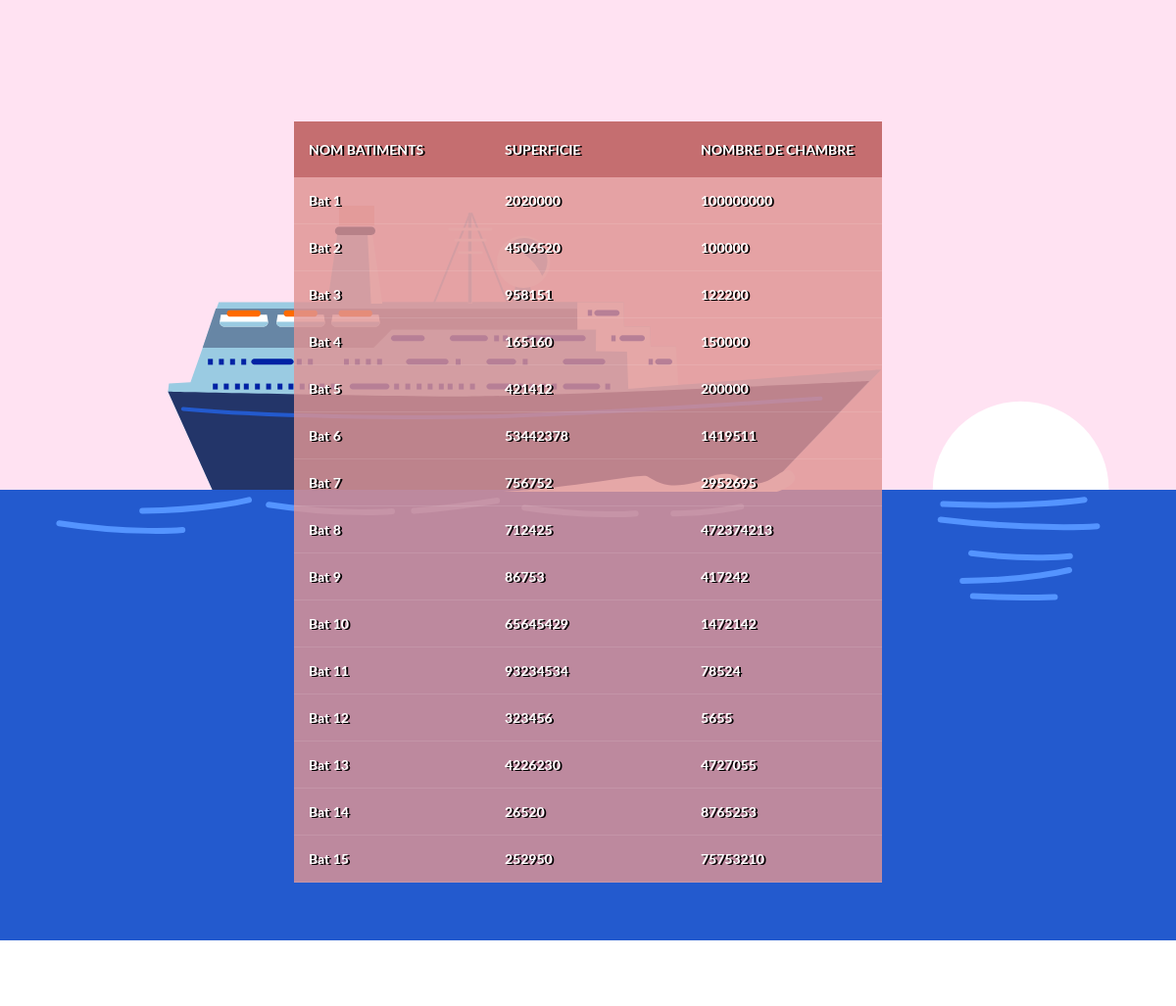
Page /PHP/html/batiments.php on the committed database.
### tables this page shows
CREATE TABLE Batiments(
	id_batiment INTEGER not null,
	nom_batiment VARCHAR(30) not null,
	superficie INT not null,
	nb_chambre INT not null,
		
	id_compagnie INTEGER,
	id_chambre INTEGER,

	CONSTRAINT pk_batiment primary key (id_batiment, id_compagnie, id_chambre)


	CONSTRAINT fk_batiment
	FOREIGN KEY (id_chambre) REFERENCES Chambres(id_chambre)
	FOREIGN KEY (id_compagnie) REFERENCES Compagnies(id_compagnie) 
	
);

### PHP/html/batiments.php (the view, shortened to what this page needs)
<?php
    $pdo = new PDO('sqlite:Projet_Croisiere.db');
    $statement = $pdo->query("SELECT * FROM Batiments");
?>
<!DOCTYPE html>
<html>
<head>
    <link rel="stylesheet" href="../css/tables.css">
</head>
<body>
<div style="width:device-width; margin-top: -20%;">
</div>
<div  id="tables" >
        <h1>Batiments</h1>
        <table cellpadding="0" cellspacing="0" border="0">
            <thead>
                <th>Nom Batiments</th>
                <th>Superficie</th>
                <th>Nombre de chambre</th>
            <?php
                while($rows = $statement->fetch(PDO::FETCH_ASSOC)){
            ?>
                    <tr>
                        <td><?php echo $rows['nom_batiment'] ?></td>
                        <td><?php echo $rows['superficie'] ?></td>
                        <td><?php echo $rows['nb_chambre'] ?></td>
                    </tr>
            <?php
                }
            ?>
            </thead>
        </table>
    </div>
</body>
</html>

### PHP/css/tables.css (style rules this page uses)
* { margin: 0; padding: 0; font-family: 'lato'; }
h1 { font-size: 30px; color: #fff; text-transform: uppercase; font-weight: 300; text-align: center; margin-bottom: 15px; }
table { width: 50%; table-layout: fixed; position: absolute; top: 10%; left: 25%; }
th { padding: 20px 15px; text-align: left; font-weight: 700; font-size: 14px; color: #fff; text-shadow: 2px 1px #000000; text-transform: uppercase; background-color:rgb(185 85 85 / 82%); }
td { padding: 15px; text-align: left; vertical-align: middle; font-weight: 700; font-size: 14px; color: #fff; text-shadow: 2px 1px #000000; border-bottom: solid 1px rgba(255,255,255,0.1); background-color: rgb(224 148 148 / 82%); }
.ship { background-color: #ffe2f2; }

### rows in the picture
batiments: nom_batiment "Bat 1", superficie "2020000", nb_chambre "100000000"
batiments: nom_batiment "Bat 2", superficie "4506520", nb_chambre "100000"
batiments: nom_batiment "Bat 3", superficie "958151", nb_chambre "122200"
batiments: nom_batiment "Bat 4", superficie "165160", nb_chambre "150000"
batiments: nom_batiment "Bat 5", superficie "421412", nb_chambre "200000"
batiments: nom_batiment "Bat 6", superficie "53442378", nb_chambre "1419511"
batiments: nom_batiment "Bat 7", superficie "756752", nb_chambre "2952695"
batiments: nom_batiment "Bat 8", superficie "712425", nb_chambre "472374213"
batiments: nom_batiment "Bat 9", superficie "86753", nb_chambre "417242"
batiments: nom_batiment "Bat 10", superficie "65645429", nb_chambre "1472142"
batiments: nom_batiment "Bat 11", superficie "93234534", nb_chambre "78524"
batiments: nom_batiment "Bat 12", superficie "323456", nb_chambre "5655"
batiments: nom_batiment "Bat 13", superficie "4226230", nb_chambre "4727055"
batiments: nom_batiment "Bat 14", superficie "26520", nb_chambre "8765253"
batiments: nom_batiment "Bat 15", superficie "252950", nb_chambre "75753210"
